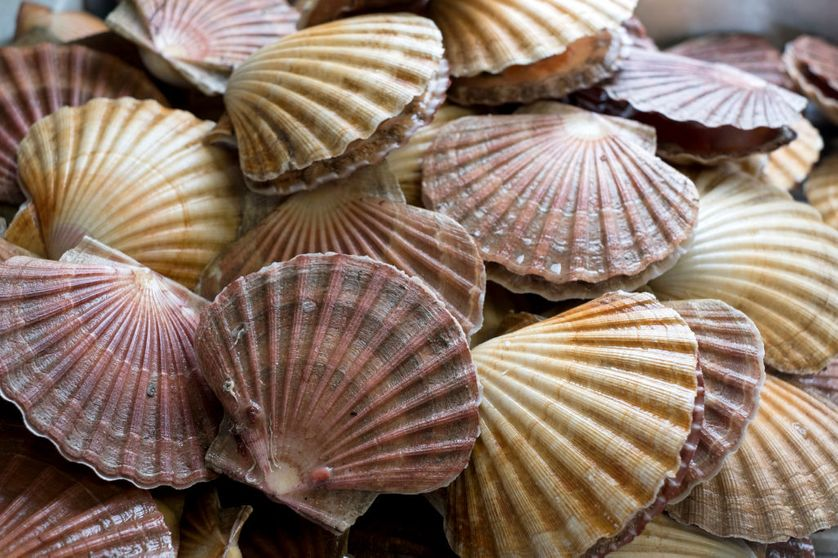
#> input picture assets/coq2.jpg, 838 x 558 px
$ jupyter execute nb.ipynb   (shell and % lines are left out)
#> lines starting #> are read from the running program, lines starting #| are printed output that depends on the picture; after the words box and inside, x2 and y2 are one past the last pixel; in counts of white or black regions, pixels touching at a corner belong together
[cell 1]
import cv2
import numpy as np
import matplotlib.pyplot as plt
import sys
import imutils
from matplotlib.colors import hsv_to_rgb

[cell 2]
# open image (cv2 opens it in BGR)
img = cv2.imread('./assets/coq2.jpg')
#> img is the input picture: shape (558, 838, 3); mean B, G, R 102.4, 116.2, 137.7
img = imutils.resize(img, width=1200)
#> img: shape (799, 1200, 3)

# blur image before all
img = cv2.GaussianBlur(img, (5, 5), 0)

# Convert to rgb and hsv
rgb = cv2.cvtColor(img, cv2.COLOR_BGR2RGB)
hsv = cv2.cvtColor(rgb, cv2.COLOR_RGB2HSV)
#> hsv: shape (799, 1200, 3); mean H, S, V 37.6, 89, 138.4

plt.imshow(rgb)

[cell 3]
# initial values
min_red, min_green, min_blue = 0, 30, 0
max_red, max_green, max_blue = 255, 255, 255

#display the initial masks
mask = cv2.inRange(hsv, (min_blue, min_green, min_red), (max_blue, max_green, max_red))
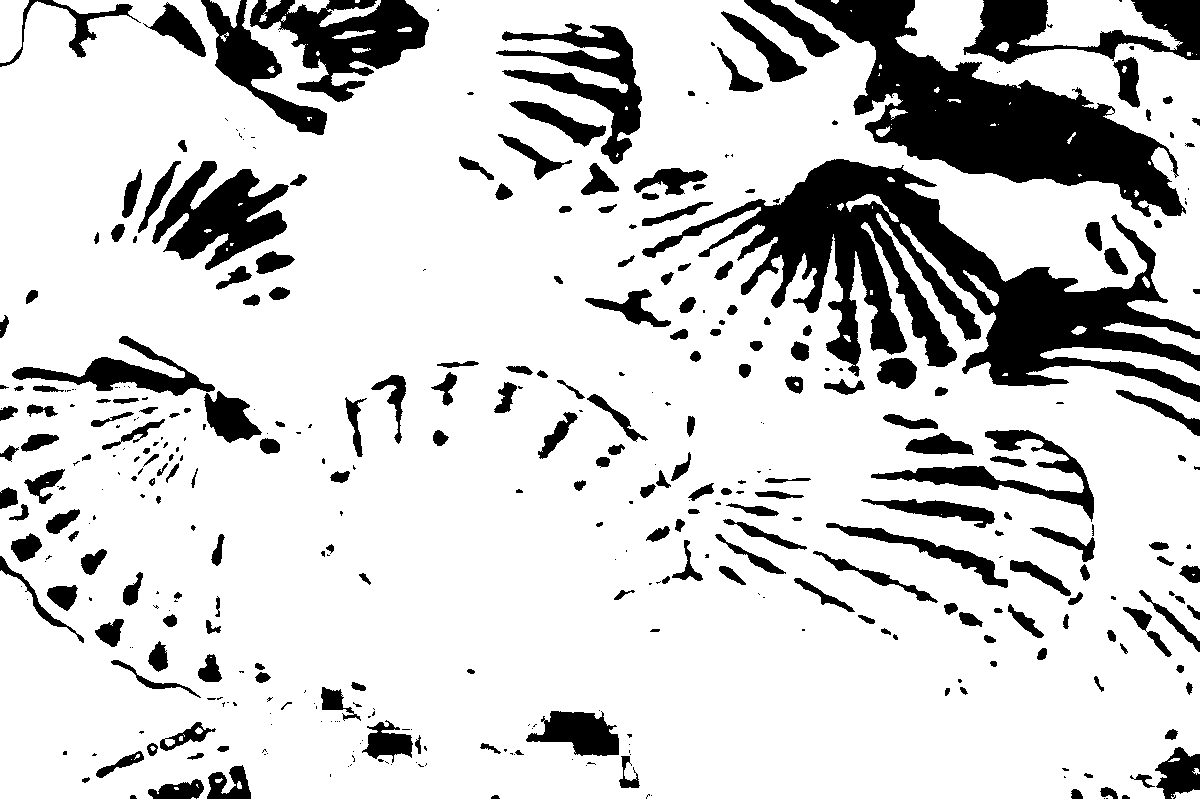
#> mask: shape (799, 1200); 81.5% white; 404 black regions (173 under 20 px), largest, box (x1, y1, x2, y2) and area: (642, 159, 1200, 402) 43241, (795, 0, 1186, 217) 29787, (250, 0, 429, 102) 8600
mask = cv2.erode(mask, None, iterations=2)
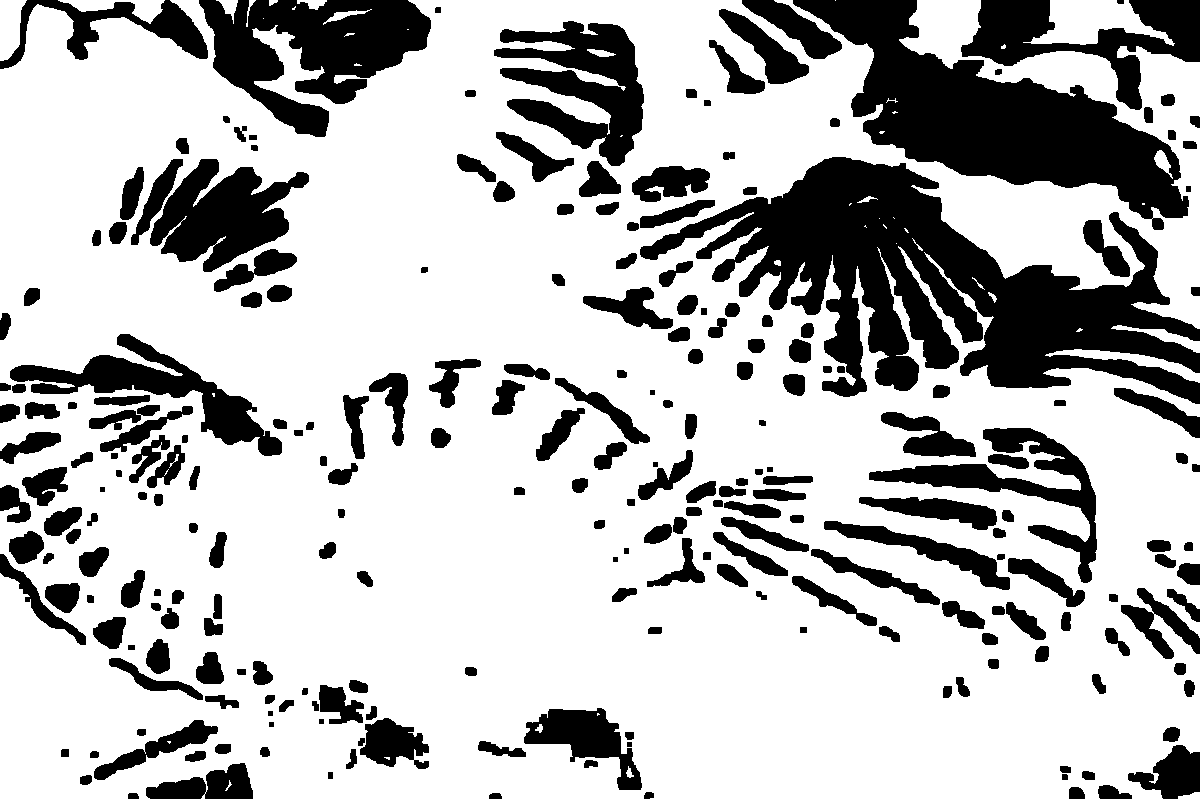
#> mask: shape (799, 1200); 73.1% white; 245 black regions, largest, box (x1, y1, x2, y2) and area: (640, 157, 1200, 404) 57147, (793, 0, 1189, 230) 33853, (199, 0, 431, 137) 17089
mask = cv2.dilate(mask, None, iterations=2)
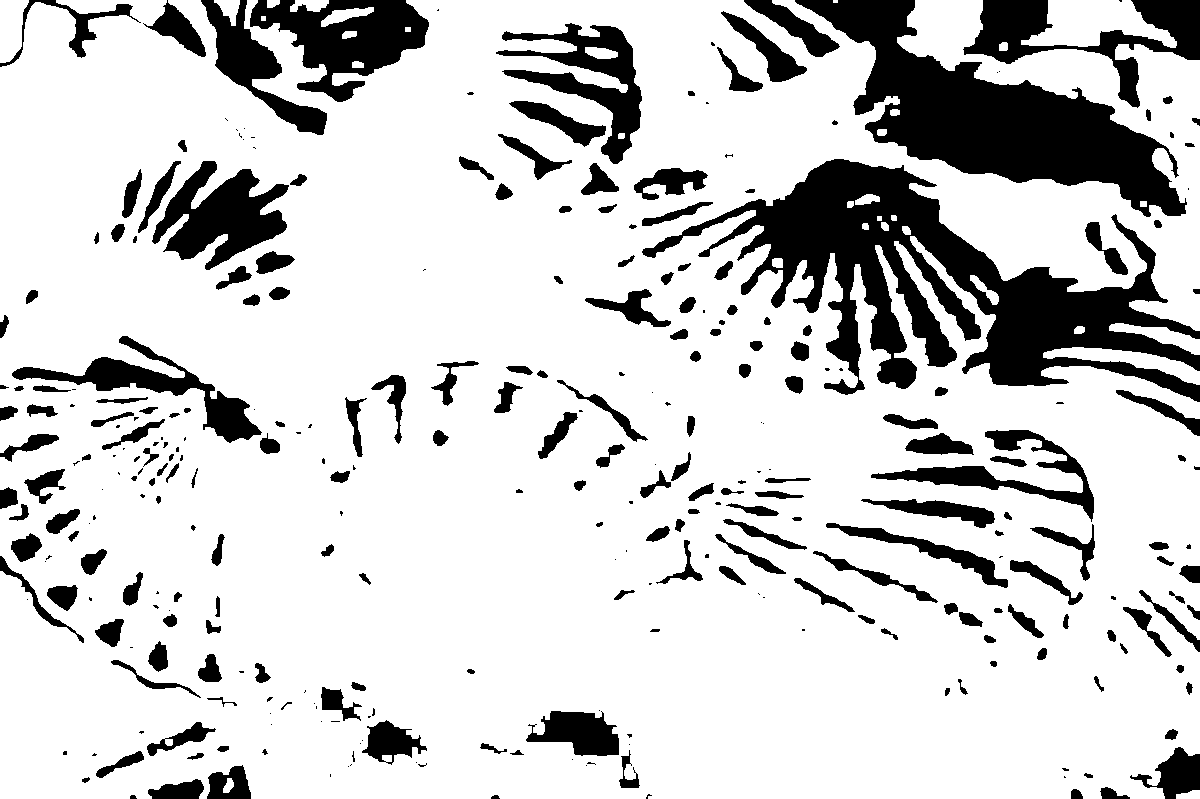
#> mask: shape (799, 1200); 81% white; 316 black regions (109 under 20 px), largest, box (x1, y1, x2, y2) and area: (642, 159, 1200, 402) 45541, (795, 0, 1187, 217) 30348, (250, 0, 429, 102) 9107
plt.imshow(mask)

[cell 4]
import pandas as pd

[cell 5]
df = pd.read_pickle('contours_df.pkl')
#> (reads contours_df.pkl from the repository)
